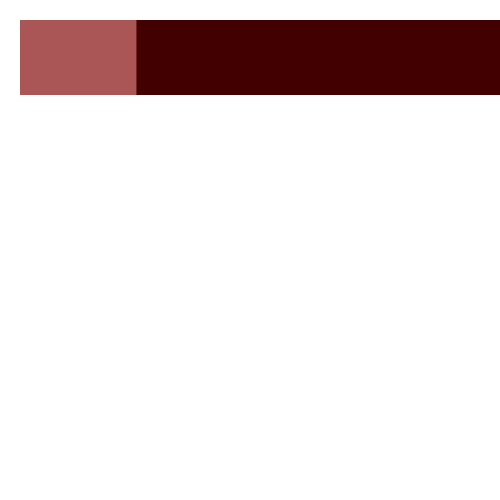
Frame 1 (no input)
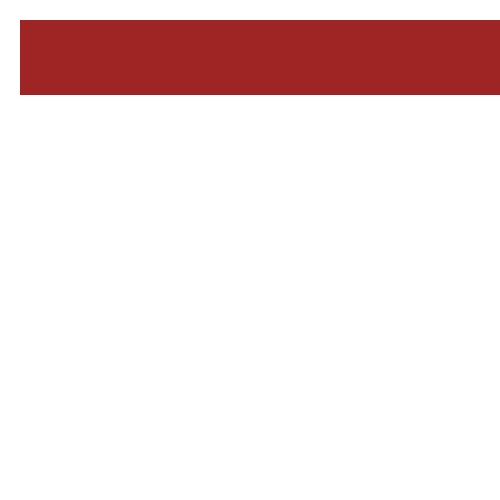
Frame 2 (the mouse pressed at the canvas centre, redrawn once)

The p5.js sketch that drew these frames (run headless with seeded random() and noise() and a simulated clock; the mouse was pressed at the canvas centre and the sketch redrawn once):

// p5.js sketch
// ── sketch.js
/* Creative Coding
   Edel Prior
   October 2018 (week 4)
   Notes
*/

// Step 1 :: Making a pallette of colors with content and set rules.


var colorCount = 61;
var hueValue = [];
var satValue = [];
var brightValue = [];


function setup() {
  colorMode(HSB, 100);
  createCanvas(500, 500);
  noStroke();
  // Helpful function that stops draw() running in a loop
  noLoop();
}


function draw() {

  for (i = 0; i < colorCount; i++) {
    if (i % 2 == 0) {
      hueValue[i] = random(50, 150);
      satValue[i] = 150;
      brightValue[i] = random(20, 40);
    } else {
      hueValue[i] = 100;
      satValue[i] = random(40,80);
      brightValue[i] = random(60, 100);
    }


}
  // console.log(hueValue);
  // console.log(satValue);

  for( i = 0; i < 5; i++) {
    var xWidth = random(20, 1000);
    rect(20,20, xWidth, 75);
    fill(hueValue[i], satValue[i], brightValue[i]);
  }



}



// Will have to run on  a server (download live-server package in Atom)
// access by going to command pallette [cmd + shift + P] and typing live-server
// access through folder directory
